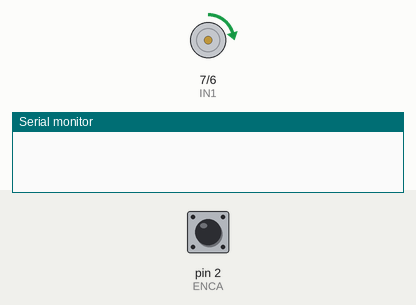
Bench run of a sketch on a simulated Arduino Uno, built with avr-gcc and run on an emulated ATmega328P. Parts: motor-driver pin pairs drawn as motors (green arrow = first pin HIGH = forward, orange = second pin HIGH = backward, longer = more drive, scaled by the enable pin), the last lines printed to the serial monitor. Inputs (shaded band) come from the test bench; at power-on: pin 2 (ENCA) HIGH.

Above: at 0.1 s.
At 2.82 s:
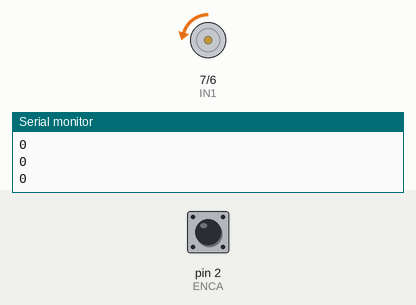
Timing chart, 0 to 3.1 s (numbered marks = the images above):
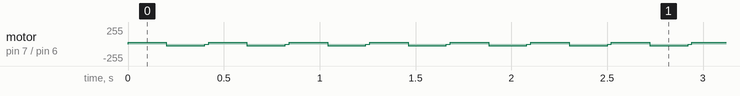

Measured:
- by itself, motor on pin 7 (IN1) / pin 6 (IN2): repeats every 0.42 s: backward 25/255 0.20 s, stopped 0.02 s, forward 25/255 0.20 s

The sketch:

pid_tuning.ino
```cpp
#include <util/atomic.h> // For the ATOMIC_BLOCK macro

#define ENCA 2 // YELLOW
#define ENCB 3 // WHITE
#define PWM 5
#define IN2 6
#define IN1 7

volatile int posi = 0; // specify posi as volatile: https://www.arduino.cc/reference/en/language/variables/variable-scope-qualifiers/volatile/

void setup() {
  Serial.begin(9600);
  pinMode(ENCA,INPUT);
  pinMode(ENCB,INPUT);
  attachInterrupt(digitalPinToInterrupt(ENCA),readEncoder,RISING);

  pinMode(PWM,OUTPUT);
  pinMode(IN1,OUTPUT);
  pinMode(IN2,OUTPUT);
}

void loop() {

  // Read the position in an atomic block to avoid a potential
  // misread if the interrupt coincides with this code running
  // see: https://www.arduino.cc/reference/en/language/variables/variable-scope-qualifiers/volatile/
  int pos = 0;
  ATOMIC_BLOCK(ATOMIC_RESTORESTATE) {
    pos = posi;
  }

  setMotor(1, 25, PWM, IN1, IN2);
  delay(200);
  Serial.println(pos);
  setMotor(-1, 25, PWM, IN1, IN2);
  delay(200);
  Serial.println(pos);
  setMotor(0, 25, PWM, IN1, IN2);
  delay(20);
  Serial.println(pos);
}

void setMotor(int dir, int pwmVal, int pwm, int in1, int in2){
  analogWrite(pwm,pwmVal);
  if(dir == 1){
    digitalWrite(in1,HIGH);
    digitalWrite(in2,LOW);
  }
  else if(dir == -1){
    digitalWrite(in1,LOW);
    digitalWrite(in2,HIGH);
  }
  else{
    digitalWrite(in1,LOW);
    digitalWrite(in2,LOW);
  }
}

void readEncoder(){
  int b = digitalRead(ENCB);
  if(b > 0){
    posi++;
  }
  else{
    posi--;
  }
}
```
